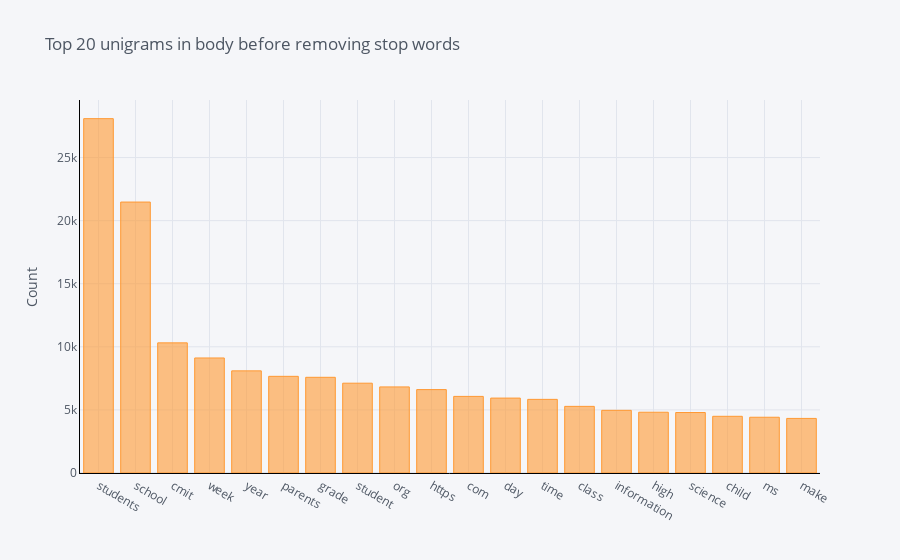

The notebook cell this image was saved under:
### Code cell
df1.groupby('body').sum()['count'].sort_values(ascending=False).iplot(
    kind='bar', yTitle='Count', linecolor='black', title='Top 20 unigrams in body before removing stop words')

### Figure 1 — Plotly figure (JSON) as saved in the notebook; plotly's stock layout.template omitted (floating-point values rounded to 4 significant figures)
{"data": [{"marker": {"color": "rgba(255, 153, 51, 0.6)", "line": {"color": "rgba(255, 153, 51, 1.0)", "width": 1}}, "name": "count", "orientation": "v", "text": "", "type": "bar", "x": ["students", "school", "cmit", "week", "year", "parents", "grade", "student", "org", "https", "com", "day", "time", "class", "information", "high", "science", "child", "ms", "make"], "y": [28081, 21472, 10312, 9115, 8094, 7660, 7583, 7116, 6822, 6609, 6070, 5936, 5836, 5281, 4966, 4816, 4792, 4493, 4419, 4325]}], "layout": {"legend": {"bgcolor": "#F5F6F9", "font": {"color": "#4D5663"}}, "paper_bgcolor": "#F5F6F9", "plot_bgcolor": "#F5F6F9", "title": {"font": {"color": "#4D5663"}, "text": "Top 20 unigrams in body before removing stop words"}, "xaxis": {"gridcolor": "#E1E5ED", "linecolor": "black", "showgrid": true, "tickfont": {"color": "#4D5663"}, "title": {"font": {"color": "#4D5663"}, "text": ""}, "zerolinecolor": "#E1E5ED"}, "yaxis": {"gridcolor": "#E1E5ED", "linecolor": "black", "showgrid": true, "tickfont": {"color": "#4D5663"}, "title": {"font": {"color": "#4D5663"}, "text": "Count"}, "zerolinecolor": "#E1E5ED"}}}
